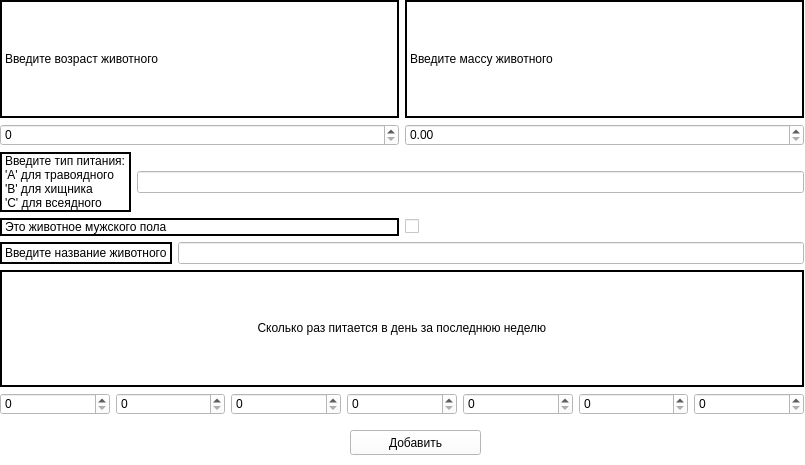
<?xml version="1.0" encoding="UTF-8"?>
<ui version="4.0">
 <class>Input</class>
 <widget class="QWidget" name="Input">
  <property name="geometry">
   <rect>
    <x>0</x>
    <y>0</y>
    <width>805</width>
    <height>465</height>
   </rect>
  </property>
  <property name="windowTitle">
   <string>Form</string>
  </property>
  <property name="styleSheet">
   <string notr="true">background-color: rgb(255, 255, 255);
color: rgb(0, 0, 0);
font: 300 italic 17pt &quot;Ubuntu&quot;;</string>
  </property>
  <widget class="QPushButton" name="bnt_send">
   <property name="geometry">
    <rect>
     <x>350</x>
     <y>430</y>
     <width>131</width>
     <height>25</height>
    </rect>
   </property>
   <property name="text">
    <string>Добавить</string>
   </property>
  </widget>
  <widget class="QWidget" name="layoutWidget">
   <property name="geometry">
    <rect>
     <x>0</x>
     <y>0</y>
     <width>804</width>
     <height>415</height>
    </rect>
   </property>
   <layout class="QVBoxLayout" name="verticalLayout">
    <item>
     <layout class="QHBoxLayout" name="horizontalLayout_3">
      <item>
       <widget class="QLabel" name="label">
        <property name="styleSheet">
         <string notr="true">border: 2px solid black;</string>
        </property>
        <property name="text">
         <string>Введите возраст животного </string>
        </property>
       </widget>
      </item>
      <item>
       <widget class="QLabel" name="label_2">
        <property name="styleSheet">
         <string notr="true">border: 2px solid black;</string>
        </property>
        <property name="text">
         <string>Введите массу животного </string>
        </property>
       </widget>
      </item>
     </layout>
    </item>
    <item>
     <layout class="QHBoxLayout" name="horizontalLayout_2">
      <item>
       <widget class="QSpinBox" name="spb_age">
        <property name="maximum">
         <number>1000</number>
        </property>
       </widget>
      </item>
      <item>
       <widget class="QDoubleSpinBox" name="dspb_weight">
        <property name="maximum">
         <double>100000.990000000005239</double>
        </property>
       </widget>
      </item>
     </layout>
    </item>
    <item>
     <layout class="QHBoxLayout" name="horizontalLayout">
      <item>
       <widget class="QLabel" name="label_3">
        <property name="styleSheet">
         <string notr="true">border: 2px solid black;</string>
        </property>
        <property name="text">
         <string>&lt;html&gt;&lt;head/&gt;&lt;body&gt;&lt;p&gt;Введите тип питания:&lt;br/&gt;'A' для травоядного &lt;br/&gt;'B' для хищника&lt;br/&gt;'C' для всеядного&lt;/p&gt;&lt;/body&gt;&lt;/html&gt;</string>
        </property>
       </widget>
      </item>
      <item>
       <widget class="QLineEdit" name="ln_dietType">
        <property name="maxLength">
         <number>1</number>
        </property>
       </widget>
      </item>
     </layout>
    </item>
    <item>
     <layout class="QHBoxLayout" name="horizontalLayout_4">
      <item>
       <widget class="QLabel" name="label_4">
        <property name="styleSheet">
         <string notr="true">border: 2px solid black;</string>
        </property>
        <property name="text">
         <string>Это животное мужского пола </string>
        </property>
       </widget>
      </item>
      <item>
       <widget class="QCheckBox" name="checkBox">
        <property name="text">
         <string/>
        </property>
       </widget>
      </item>
     </layout>
    </item>
    <item>
     <layout class="QHBoxLayout" name="horizontalLayout_5">
      <item>
       <widget class="QLabel" name="label_5">
        <property name="styleSheet">
         <string notr="true">border: 2px solid black;</string>
        </property>
        <property name="text">
         <string>&lt;html&gt;&lt;head/&gt;&lt;body&gt;&lt;p&gt;Введите название животного&lt;/p&gt;&lt;/body&gt;&lt;/html&gt;</string>
        </property>
       </widget>
      </item>
      <item>
       <widget class="QLineEdit" name="ln_species">
        <property name="maxLength">
         <number>20</number>
        </property>
       </widget>
      </item>
     </layout>
    </item>
    <item>
     <widget class="QLabel" name="label_6">
      <property name="styleSheet">
       <string notr="true">border: 2px solid black;</string>
      </property>
      <property name="text">
       <string>&lt;html&gt;&lt;head/&gt;&lt;body&gt;&lt;p align=&quot;center&quot;&gt;Сколько раз питается в день за последнюю неделю &lt;/p&gt;&lt;/body&gt;&lt;/html&gt;</string>
      </property>
     </widget>
    </item>
    <item>
     <layout class="QHBoxLayout" name="horizontalLayout_6">
      <item>
       <widget class="QSpinBox" name="spb_1">
        <property name="maximum">
         <number>24</number>
        </property>
       </widget>
      </item>
      <item>
       <widget class="QSpinBox" name="spb_2">
        <property name="maximum">
         <number>24</number>
        </property>
       </widget>
      </item>
      <item>
       <widget class="QSpinBox" name="spb_3">
        <property name="maximum">
         <number>24</number>
        </property>
       </widget>
      </item>
      <item>
       <widget class="QSpinBox" name="spb_4">
        <property name="maximum">
         <number>24</number>
        </property>
       </widget>
      </item>
      <item>
       <widget class="QSpinBox" name="spb_5">
        <property name="maximum">
         <number>24</number>
        </property>
       </widget>
      </item>
      <item>
       <widget class="QSpinBox" name="spb_6">
        <property name="maximum">
         <number>24</number>
        </property>
       </widget>
      </item>
      <item>
       <widget class="QSpinBox" name="spb_7">
        <property name="maximum">
         <number>24</number>
        </property>
       </widget>
      </item>
     </layout>
    </item>
   </layout>
  </widget>
 </widget>
 <resources/>
 <connections/>
</ui>
